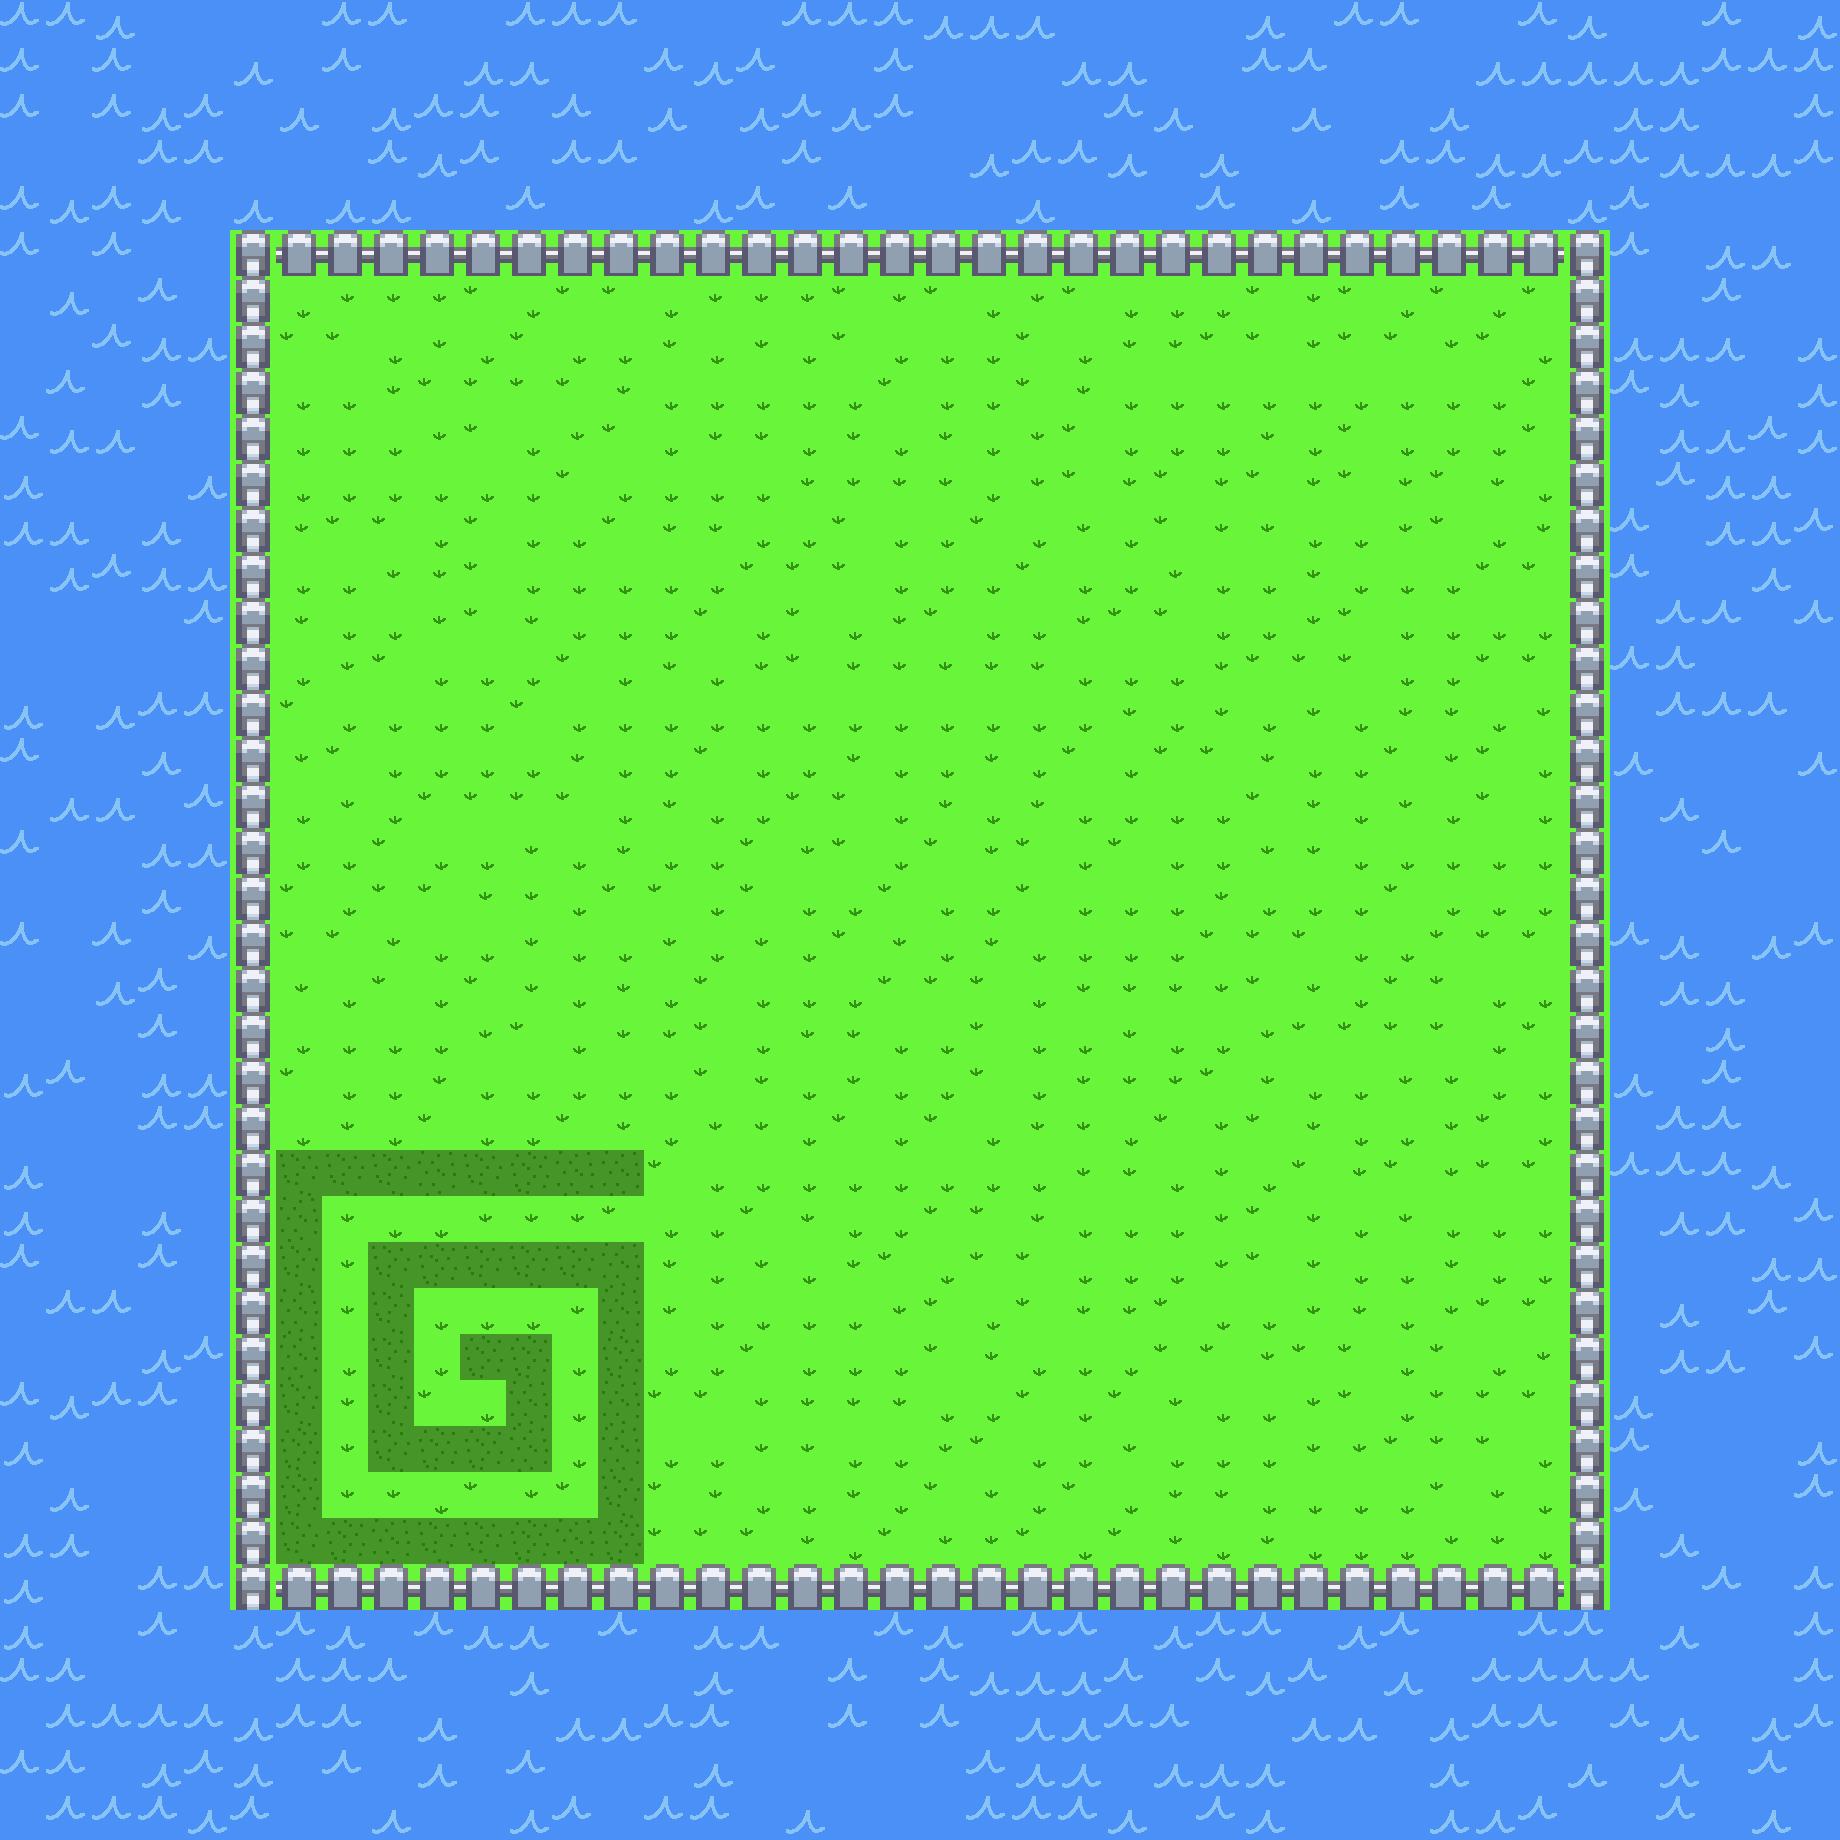

This game map was drawn from its Tiled (.tmx) file and the tilesets committed beside it. A one-line description and the trimmed map source follow:
An orthogonal 40x40 tile map with 46x46 px tiles, 2 tile layers (Background, Collideable).

<map version="1.0" orientation="orthogonal" renderorder="right-down" width="40" height="40" tilewidth="46" tileheight="46">
 <tileset firstgid="1" name="Map" tilewidth="46" tileheight="46">
  <tile id="0">
   <image width="46" height="46" source="Fence_bottom_top.png" />
  </tile>
  <tile id="1">
   <image width="46" height="46" source="Fence_left_right.png" />
  </tile>
  <tile id="2">
   <image width="46" height="46" source="Grass.png" />
  </tile>
  <tile id="3">
   <image width="46" height="46" source="Grass_1.png" />
  </tile>
  <tile id="4">
   <image width="46" height="46" source="Grass_2.png" />
  </tile>
  <tile id="5">
   <image width="46" height="46" source="Grass_3.png" />
  </tile>
  <tile id="6">
   <image width="46" height="46" source="labyrinth_1.png" />
  </tile>
  <tile id="7">
   <image width="46" height="46" source="labyrinth_2.png" />
  </tile>
  <tile id="8">
   <image width="46" height="46" source="labyrinth_3.png" />
  </tile>
  <tile id="9">
   <image width="46" height="46" source="Tall_grass.png" />
  </tile>
  <tile id="10">
   <image width="46" height="46" source="Water_1.png" />
  </tile>
  <tile id="11">
   <image width="46" height="46" source="Water_2.png" />
  </tile>
  <tile id="12">
   <image width="46" height="46" source="Water_3.png" />
  </tile>
  <tile id="13">
   <image width="46" height="46" source="Water_4.png" />
  </tile>
 </tileset>
 <layer name="Background" width="40" height="40">
  <data>[1600 cells, 1600 non-empty, 8 distinct tile ids]</data>
 </layer>
 <layer name="Collideable" width="40" height="40">
  <data>[1600 cells, 160 non-empty, 5 distinct tile ids]</data>
 </layer>
</map>
